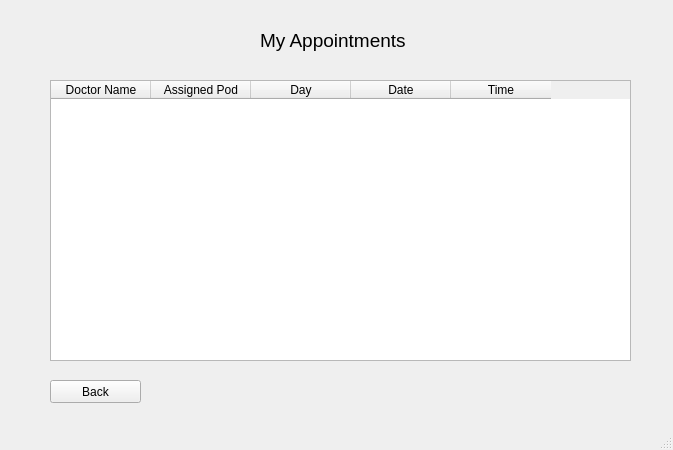
<?xml version="1.0" encoding="UTF-8"?>
<ui version="4.0">
 <class>MainWindow</class>
 <widget class="QMainWindow" name="MainWindow">
  <property name="geometry">
   <rect>
    <x>0</x>
    <y>0</y>
    <width>673</width>
    <height>450</height>
   </rect>
  </property>
  <property name="windowTitle">
   <string>MainWindow</string>
  </property>
  <widget class="QWidget" name="centralwidget">
   <widget class="QTableWidget" name="doctor_appointment_table">
    <property name="geometry">
     <rect>
      <x>50</x>
      <y>80</y>
      <width>581</width>
      <height>281</height>
     </rect>
    </property>
    <column>
     <property name="text">
      <string>Doctor Name</string>
     </property>
    </column>
    <column>
     <property name="text">
      <string>Assigned Pod</string>
     </property>
    </column>
    <column>
     <property name="text">
      <string>Day</string>
     </property>
    </column>
    <column>
     <property name="text">
      <string>Date</string>
     </property>
    </column>
    <column>
     <property name="text">
      <string>Time</string>
     </property>
    </column>
   </widget>
   <widget class="QLabel" name="label">
    <property name="geometry">
     <rect>
      <x>260</x>
      <y>30</y>
      <width>151</width>
      <height>21</height>
     </rect>
    </property>
    <property name="font">
     <font>
      <pointsize>14</pointsize>
      <weight>50</weight>
      <bold>false</bold>
     </font>
    </property>
    <property name="text">
     <string>My Appointments</string>
    </property>
   </widget>
   <widget class="QPushButton" name="pushButton">
    <property name="geometry">
     <rect>
      <x>50</x>
      <y>380</y>
      <width>91</width>
      <height>23</height>
     </rect>
    </property>
    <property name="text">
     <string>Back</string>
    </property>
   </widget>
  </widget>
  <widget class="QMenuBar" name="menubar">
   <property name="geometry">
    <rect>
     <x>0</x>
     <y>0</y>
     <width>673</width>
     <height>21</height>
    </rect>
   </property>
  </widget>
  <widget class="QStatusBar" name="statusbar"/>
 </widget>
 <resources/>
 <connections/>
</ui>
